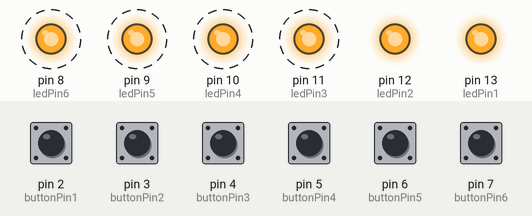
A sketch run on a simulated Arduino Uno, built with avr-gcc and run on an emulated ATmega328P. Shown: output pins drawn as LEDs (lit = HIGH). Dashed ring = blinking. The test bench sets the inputs (shaded band); at power-on: pin 2 (buttonPin1), pin 3 (buttonPin2), pin 4 (buttonPin3), pin 5 (buttonPin4), pin 6 (buttonPin5), pin 7 (buttonPin6) LOW.

Above: at 1.2 s.
1.3 s: pin 2 (buttonPin1) pulled HIGH for 0.15 s
4.4 s: pin 3 (buttonPin2) pulled HIGH for 0.15 s
7.5 s: pin 4 (buttonPin3) pulled HIGH for 0.15 s
At 8.4 s:
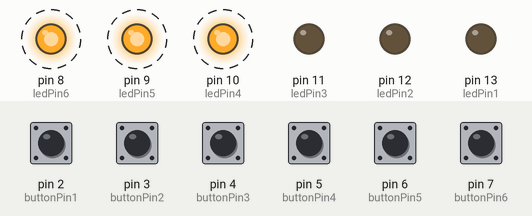
10.6 s: pin 5 (buttonPin4) pulled HIGH for 0.15 s
At 11.4 s:
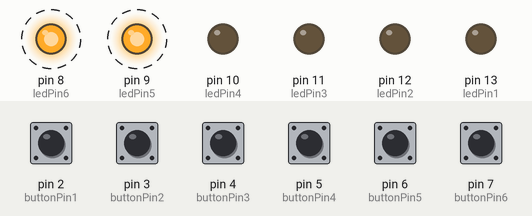
13.7 s: pin 6 (buttonPin5) pulled HIGH for 0.15 s
At 16.7 s:
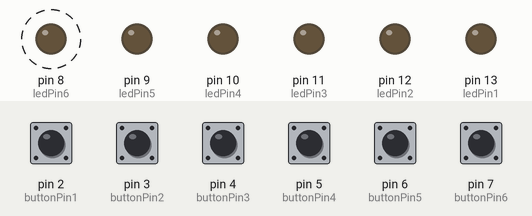
16.8 s: pin 7 (buttonPin6) pulled HIGH for 0.15 s
At 17.7 s:
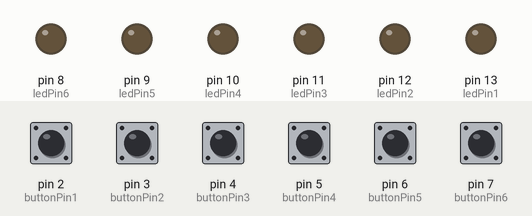
Timing chart, 0 to 19.4 s (numbered marks = the images above; inputs shaded):
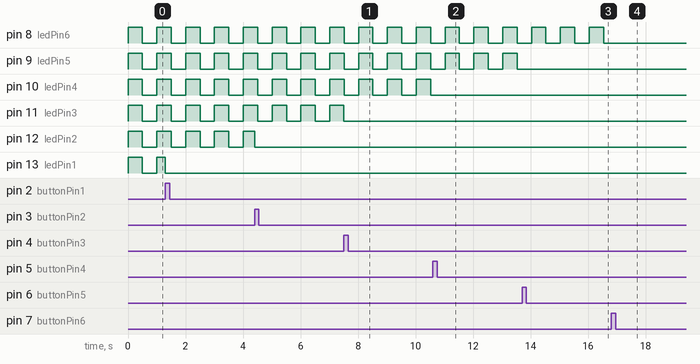

Measured:
- after the input at 7.5 s, pin 11 (ledPin3): goes on until 7.5 s, then stays LOW
- after the input at 10.6 s, pin 10 (ledPin4): stops changing and stays LOW
- after the input at 13.7 s, pin 9 (ledPin5): stops changing and stays LOW
- after the input at 16.8 s, pin 8 (ledPin6): stops changing and stays LOW
- by itself, pin 8 (ledPin6), pin 9 (ledPin5), pin 10 (ledPin4), pin 11 (ledPin3): alternates HIGH for 0.50 s and LOW for 0.50 s

The sketch:

LED_button.ino
```cpp
// constants won't change. They're used here to set pin numbers:
const int buttonPin1 = 2;     // the number of the pushbutton pin
const int buttonPin2 = 3;
const int buttonPin3 = 4;
const int buttonPin4 = 5;
const int buttonPin5 = 6;
const int buttonPin6 = 7;
const int ledPin1 = 13;      // the number of the LED pin
const int ledPin2 = 12;
const int ledPin3 = 11;
const int ledPin4 = 10;
const int ledPin5 = 9;
const int ledPin6 = 8;

// variables will change:
int buttonState1 = 0;         // variable for reading the pushbutton status
int buttonState2 = 0;
int buttonState3 = 0;
int buttonState4 = 0;
int buttonState5 = 0;
int buttonState6 = 0;
int lastState1 = 0;
int lastState2 = 0;
int lastState3 = 0;
int lastState4 = 0;
int lastState5 = 0;
int lastState6 = 0;
int ledState1 = 1;
int ledState2 = 1;
int ledState3 = 1;
int ledState4 = 1;
int ledState5 = 1;
int ledState6 = 1;
int detect1 = 0;
int detect2 = 0;
int detect3 = 0;
int detect4 = 0;
int detect5 = 0;
int detect6 = 0;
double start, finish;
double duration;

void setup() {
  // initialize the LED pin as an output:
  pinMode(ledPin1, OUTPUT);
  pinMode(ledPin2, OUTPUT);
  pinMode(ledPin3, OUTPUT);
  pinMode(ledPin4, OUTPUT);
  pinMode(ledPin5, OUTPUT);
  pinMode(ledPin6, OUTPUT);
  // initialize the pushbutton pin as an input:
  pinMode(buttonPin1, INPUT);
  pinMode(buttonPin2, INPUT);
  pinMode(buttonPin3, INPUT);
  pinMode(buttonPin4, INPUT);
  pinMode(buttonPin5, INPUT);
  pinMode(buttonPin6, INPUT);
  start = millis();
  Serial.begin(9600);
}

void loop() {
  // read the state of the pushbutton value:
  buttonState1 = digitalRead(buttonPin1);
  buttonState2 = digitalRead(buttonPin2);
  buttonState3 = digitalRead(buttonPin3);
  buttonState4 = digitalRead(buttonPin4);
  buttonState5 = digitalRead(buttonPin5);
  buttonState6 = digitalRead(buttonPin6);
  // check if the pushbutton is pressed. If it is, the buttonState1 is HIGH:

  //LED1
  if (!detect1) {
    // turn LED on:
    digitalWrite(ledPin1, ledState1);

  } else {
    // turn LED off:
    digitalWrite(ledPin1, LOW);
  }
  //LED2
  if (!detect2) {
    // turn LED on:
    digitalWrite(ledPin2, ledState2);

  } else {
    // turn LED off:
    digitalWrite(ledPin2, LOW);
  }
  //LED3
  if (!detect3) {
    // turn LED on:
    digitalWrite(ledPin3, ledState3);

  } else {
    // turn LED off:
    digitalWrite(ledPin3, LOW);
  }
  //LED4
  if (!detect4) {
    // turn LED on:
    digitalWrite(ledPin4, ledState4);

  } else {
    // turn LED off:
    digitalWrite(ledPin4, LOW);
  }
  //LED5
  if (!detect5) {
    // turn LED on:
    digitalWrite(ledPin5, ledState5);

  } else {
    // turn LED off:
    digitalWrite(ledPin5, LOW);
  }
  //LED6
  if (!detect6) {
    // turn LED on:
    digitalWrite(ledPin6, ledState6);

  } else {
    // turn LED off:
    digitalWrite(ledPin6, LOW);
  }

  if(lastState1 == 0 && buttonState1 == 1)
    detect1 = 1;
  if(lastState2 == 0 && buttonState2 == 1)
    detect2 = 1;
  if(lastState3 == 0 && buttonState3 == 1)
    detect3 = 1;
  if(lastState4 == 0 && buttonState4 == 1)
    detect4 = 1;
  if(lastState5 == 0 && buttonState5 == 1)
    detect5 = 1;
  if(lastState6 == 0 && buttonState6 == 1)
    detect6 = 1;
  lastState1 = buttonState1;
  lastState2 = buttonState2;
  lastState3 = buttonState3;
  lastState4 = buttonState4;
  lastState5 = buttonState5;
  lastState6 = buttonState6;
  finish = millis();
  duration = (double)(finish - start) / 1000;
  if(duration > 0.5){
    ledState1 = !ledState1;
    ledState2 = !ledState2;
    ledState3 = !ledState3;
    ledState4 = !ledState4;
    ledState5 = !ledState5;
    ledState6 = !ledState6;
    start = millis();
  }
}
```
